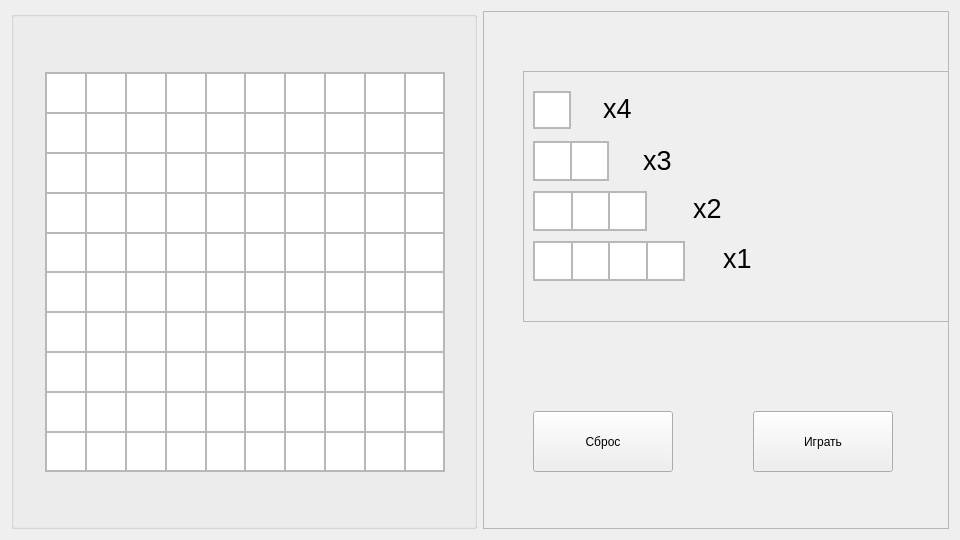
<?xml version="1.0" encoding="UTF-8"?>
<ui version="4.0">
 <class>Form</class>
 <widget class="QWidget" name="Form">
  <property name="geometry">
   <rect>
    <x>0</x>
    <y>0</y>
    <width>960</width>
    <height>540</height>
   </rect>
  </property>
  <property name="windowTitle">
   <string>Form</string>
  </property>
  <layout class="QHBoxLayout" name="horizontalLayout">
   <item>
    <widget class="QGroupBox" name="groupBox">
     <property name="title">
      <string/>
     </property>
     <widget class="QFrame" name="frame">
      <property name="geometry">
       <rect>
        <x>34</x>
        <y>61</y>
        <width>400</width>
        <height>400</height>
       </rect>
      </property>
      <property name="sizePolicy">
       <sizepolicy hsizetype="MinimumExpanding" vsizetype="MinimumExpanding">
        <horstretch>0</horstretch>
        <verstretch>0</verstretch>
       </sizepolicy>
      </property>
      <property name="frameShape">
       <enum>QFrame::StyledPanel</enum>
      </property>
      <property name="frameShadow">
       <enum>QFrame::Raised</enum>
      </property>
      <property name="lineWidth">
       <number>1</number>
      </property>
      <layout class="QVBoxLayout" name="verticalLayout">
       <property name="spacing">
        <number>0</number>
       </property>
       <property name="leftMargin">
        <number>0</number>
       </property>
       <property name="topMargin">
        <number>0</number>
       </property>
       <property name="rightMargin">
        <number>0</number>
       </property>
       <property name="bottomMargin">
        <number>0</number>
       </property>
       <item>
        <layout class="QHBoxLayout" name="horizontalLayout_0">
         <property name="spacing">
          <number>0</number>
         </property>
         <property name="sizeConstraint">
          <enum>QLayout::SetDefaultConstraint</enum>
         </property>
         <item>
          <widget class="QGraphicsView" name="graphicsView_1"/>
         </item>
         <item>
          <widget class="QGraphicsView" name="graphicsView_2"/>
         </item>
         <item>
          <widget class="QGraphicsView" name="graphicsView_3"/>
         </item>
         <item>
          <widget class="QGraphicsView" name="graphicsView_4"/>
         </item>
         <item>
          <widget class="QGraphicsView" name="graphicsView_5"/>
         </item>
         <item>
          <widget class="QGraphicsView" name="graphicsView_6"/>
         </item>
         <item>
          <widget class="QGraphicsView" name="graphicsView_7"/>
         </item>
         <item>
          <widget class="QGraphicsView" name="graphicsView_8"/>
         </item>
         <item>
          <widget class="QGraphicsView" name="graphicsView_9"/>
         </item>
         <item>
          <widget class="QGraphicsView" name="graphicsView_10"/>
         </item>
        </layout>
       </item>
       <item>
        <layout class="QHBoxLayout" name="horizontalLayout_1">
         <property name="spacing">
          <number>0</number>
         </property>
         <item>
          <widget class="QGraphicsView" name="graphicsView_11"/>
         </item>
         <item>
          <widget class="QGraphicsView" name="graphicsView_12"/>
         </item>
         <item>
          <widget class="QGraphicsView" name="graphicsView_13"/>
         </item>
         <item>
          <widget class="QGraphicsView" name="graphicsView_14"/>
         </item>
         <item>
          <widget class="QGraphicsView" name="graphicsView_15"/>
         </item>
         <item>
          <widget class="QGraphicsView" name="graphicsView_16"/>
         </item>
         <item>
          <widget class="QGraphicsView" name="graphicsView_17"/>
         </item>
         <item>
          <widget class="QGraphicsView" name="graphicsView_18"/>
         </item>
         <item>
          <widget class="QGraphicsView" name="graphicsView_19"/>
         </item>
         <item>
          <widget class="QGraphicsView" name="graphicsView_20"/>
         </item>
        </layout>
       </item>
       <item>
        <layout class="QHBoxLayout" name="horizontalLayout_2">
         <property name="spacing">
          <number>0</number>
         </property>
         <item>
          <widget class="QGraphicsView" name="graphicsView_21"/>
         </item>
         <item>
          <widget class="QGraphicsView" name="graphicsView_22"/>
         </item>
         <item>
          <widget class="QGraphicsView" name="graphicsView_23"/>
         </item>
         <item>
          <widget class="QGraphicsView" name="graphicsView_24"/>
         </item>
         <item>
          <widget class="QGraphicsView" name="graphicsView_25"/>
         </item>
         <item>
          <widget class="QGraphicsView" name="graphicsView_26"/>
         </item>
         <item>
          <widget class="QGraphicsView" name="graphicsView_27"/>
         </item>
         <item>
          <widget class="QGraphicsView" name="graphicsView_28"/>
         </item>
         <item>
          <widget class="QGraphicsView" name="graphicsView_29"/>
         </item>
         <item>
          <widget class="QGraphicsView" name="graphicsView_30"/>
         </item>
        </layout>
       </item>
       <item>
        <layout class="QHBoxLayout" name="horizontalLayout_3">
         <property name="spacing">
          <number>0</number>
         </property>
         <item>
          <widget class="QGraphicsView" name="graphicsView_31"/>
         </item>
         <item>
          <widget class="QGraphicsView" name="graphicsView_32"/>
         </item>
         <item>
          <widget class="QGraphicsView" name="graphicsView_33"/>
         </item>
         <item>
          <widget class="QGraphicsView" name="graphicsView_34"/>
         </item>
         <item>
          <widget class="QGraphicsView" name="graphicsView_35"/>
         </item>
         <item>
          <widget class="QGraphicsView" name="graphicsView_36"/>
         </item>
         <item>
          <widget class="QGraphicsView" name="graphicsView_37"/>
         </item>
         <item>
          <widget class="QGraphicsView" name="graphicsView_38"/>
         </item>
         <item>
          <widget class="QGraphicsView" name="graphicsView_39"/>
         </item>
         <item>
          <widget class="QGraphicsView" name="graphicsView_40"/>
         </item>
        </layout>
       </item>
       <item>
        <layout class="QHBoxLayout" name="horizontalLayout_4">
         <property name="spacing">
          <number>0</number>
         </property>
         <item>
          <widget class="QGraphicsView" name="graphicsView_41"/>
         </item>
         <item>
          <widget class="QGraphicsView" name="graphicsView_42"/>
         </item>
         <item>
          <widget class="QGraphicsView" name="graphicsView_43"/>
         </item>
         <item>
          <widget class="QGraphicsView" name="graphicsView_44"/>
         </item>
         <item>
          <widget class="QGraphicsView" name="graphicsView_45"/>
         </item>
         <item>
          <widget class="QGraphicsView" name="graphicsView_46"/>
         </item>
         <item>
          <widget class="QGraphicsView" name="graphicsView_47"/>
         </item>
         <item>
          <widget class="QGraphicsView" name="graphicsView_48"/>
         </item>
         <item>
          <widget class="QGraphicsView" name="graphicsView_49"/>
         </item>
         <item>
          <widget class="QGraphicsView" name="graphicsView_50"/>
         </item>
        </layout>
       </item>
       <item>
        <layout class="QHBoxLayout" name="horizontalLayout_5">
         <property name="spacing">
          <number>0</number>
         </property>
         <item>
          <widget class="QGraphicsView" name="graphicsView_51"/>
         </item>
         <item>
          <widget class="QGraphicsView" name="graphicsView_52"/>
         </item>
         <item>
          <widget class="QGraphicsView" name="graphicsView_53"/>
         </item>
         <item>
          <widget class="QGraphicsView" name="graphicsView_54"/>
         </item>
         <item>
          <widget class="QGraphicsView" name="graphicsView_55"/>
         </item>
         <item>
          <widget class="QGraphicsView" name="graphicsView_56"/>
         </item>
         <item>
          <widget class="QGraphicsView" name="graphicsView_57"/>
         </item>
         <item>
          <widget class="QGraphicsView" name="graphicsView_58"/>
         </item>
         <item>
          <widget class="QGraphicsView" name="graphicsView_59"/>
         </item>
         <item>
          <widget class="QGraphicsView" name="graphicsView_60"/>
         </item>
        </layout>
       </item>
       <item>
        <layout class="QHBoxLayout" name="horizontalLayout_6">
         <property name="spacing">
          <number>0</number>
         </property>
         <item>
          <widget class="QGraphicsView" name="graphicsView_61"/>
         </item>
         <item>
          <widget class="QGraphicsView" name="graphicsView_62"/>
         </item>
         <item>
          <widget class="QGraphicsView" name="graphicsView_63"/>
         </item>
         <item>
          <widget class="QGraphicsView" name="graphicsView_64"/>
         </item>
         <item>
          <widget class="QGraphicsView" name="graphicsView_65"/>
         </item>
         <item>
          <widget class="QGraphicsView" name="graphicsView_66"/>
         </item>
         <item>
          <widget class="QGraphicsView" name="graphicsView_67"/>
         </item>
         <item>
          <widget class="QGraphicsView" name="graphicsView_68"/>
         </item>
         <item>
          <widget class="QGraphicsView" name="graphicsView_69"/>
         </item>
         <item>
          <widget class="QGraphicsView" name="graphicsView_70"/>
         </item>
        </layout>
       </item>
       <item>
        <layout class="QHBoxLayout" name="horizontalLayout_7">
         <property name="spacing">
          <number>0</number>
         </property>
         <item>
          <widget class="QGraphicsView" name="graphicsView_71"/>
         </item>
         <item>
          <widget class="QGraphicsView" name="graphicsView_72"/>
         </item>
         <item>
          <widget class="QGraphicsView" name="graphicsView_73"/>
         </item>
         <item>
          <widget class="QGraphicsView" name="graphicsView_74"/>
         </item>
         <item>
          <widget class="QGraphicsView" name="graphicsView_75"/>
         </item>
         <item>
          <widget class="QGraphicsView" name="graphicsView_76"/>
         </item>
         <item>
          <widget class="QGraphicsView" name="graphicsView_77"/>
         </item>
         <item>
          <widget class="QGraphicsView" name="graphicsView_78"/>
         </item>
         <item>
          <widget class="QGraphicsView" name="graphicsView_79"/>
         </item>
         <item>
          <widget class="QGraphicsView" name="graphicsView_80"/>
         </item>
        </layout>
       </item>
       <item>
        <layout class="QHBoxLayout" name="horizontalLayout_8">
         <property name="spacing">
          <number>0</number>
         </property>
         <item>
          <widget class="QGraphicsView" name="graphicsView_81"/>
         </item>
         <item>
          <widget class="QGraphicsView" name="graphicsView_82"/>
         </item>
         <item>
          <widget class="QGraphicsView" name="graphicsView_83"/>
         </item>
         <item>
          <widget class="QGraphicsView" name="graphicsView_84"/>
         </item>
         <item>
          <widget class="QGraphicsView" name="graphicsView_85"/>
         </item>
         <item>
          <widget class="QGraphicsView" name="graphicsView_86"/>
         </item>
         <item>
          <widget class="QGraphicsView" name="graphicsView_87"/>
         </item>
         <item>
          <widget class="QGraphicsView" name="graphicsView_88"/>
         </item>
         <item>
          <widget class="QGraphicsView" name="graphicsView_89"/>
         </item>
         <item>
          <widget class="QGraphicsView" name="graphicsView_90"/>
         </item>
        </layout>
       </item>
       <item>
        <layout class="QHBoxLayout" name="horizontalLayout_9">
         <property name="spacing">
          <number>0</number>
         </property>
         <item>
          <widget class="QGraphicsView" name="graphicsView_91"/>
         </item>
         <item>
          <widget class="QGraphicsView" name="graphicsView_92"/>
         </item>
         <item>
          <widget class="QGraphicsView" name="graphicsView_93"/>
         </item>
         <item>
          <widget class="QGraphicsView" name="graphicsView_94"/>
         </item>
         <item>
          <widget class="QGraphicsView" name="graphicsView_95"/>
         </item>
         <item>
          <widget class="QGraphicsView" name="graphicsView_96"/>
         </item>
         <item>
          <widget class="QGraphicsView" name="graphicsView_97"/>
         </item>
         <item>
          <widget class="QGraphicsView" name="graphicsView_98"/>
         </item>
         <item>
          <widget class="QGraphicsView" name="graphicsView_99"/>
         </item>
         <item>
          <widget class="QGraphicsView" name="graphicsView_100"/>
         </item>
        </layout>
       </item>
      </layout>
     </widget>
    </widget>
   </item>
   <item>
    <widget class="QFrame" name="frame_2">
     <property name="acceptDrops">
      <bool>false</bool>
     </property>
     <property name="frameShape">
      <enum>QFrame::StyledPanel</enum>
     </property>
     <property name="frameShadow">
      <enum>QFrame::Raised</enum>
     </property>
     <widget class="QFrame" name="frame_3">
      <property name="geometry">
       <rect>
        <x>40</x>
        <y>60</y>
        <width>430</width>
        <height>251</height>
       </rect>
      </property>
      <property name="frameShape">
       <enum>QFrame::StyledPanel</enum>
      </property>
      <property name="frameShadow">
       <enum>QFrame::Raised</enum>
      </property>
      <widget class="QFrame" name="frame_5">
       <property name="geometry">
        <rect>
         <x>10</x>
         <y>70</y>
         <width>76</width>
         <height>40</height>
        </rect>
       </property>
       <property name="acceptDrops">
        <bool>true</bool>
       </property>
       <property name="frameShape">
        <enum>QFrame::StyledPanel</enum>
       </property>
       <property name="frameShadow">
        <enum>QFrame::Raised</enum>
       </property>
       <property name="lineWidth">
        <number>0</number>
       </property>
       <layout class="QVBoxLayout" name="verticalLayout_2">
        <property name="spacing">
         <number>1</number>
        </property>
        <property name="leftMargin">
         <number>0</number>
        </property>
        <property name="topMargin">
         <number>0</number>
        </property>
        <property name="rightMargin">
         <number>0</number>
        </property>
        <property name="bottomMargin">
         <number>0</number>
        </property>
        <item>
         <layout class="QHBoxLayout" name="horizontalLayout_11">
          <property name="spacing">
           <number>0</number>
          </property>
          <item>
           <widget class="QGraphicsView" name="graphicsView_101">
            <property name="frameShape">
             <enum>QFrame::StyledPanel</enum>
            </property>
            <property name="frameShadow">
             <enum>QFrame::Sunken</enum>
            </property>
            <property name="lineWidth">
             <number>1</number>
            </property>
           </widget>
          </item>
          <item>
           <widget class="QGraphicsView" name="graphicsView_102">
            <property name="frameShape">
             <enum>QFrame::StyledPanel</enum>
            </property>
            <property name="lineWidth">
             <number>1</number>
            </property>
           </widget>
          </item>
         </layout>
        </item>
       </layout>
      </widget>
      <widget class="QFrame" name="frame_6">
       <property name="geometry">
        <rect>
         <x>10</x>
         <y>120</y>
         <width>114</width>
         <height>40</height>
        </rect>
       </property>
       <property name="frameShape">
        <enum>QFrame::StyledPanel</enum>
       </property>
       <property name="frameShadow">
        <enum>QFrame::Raised</enum>
       </property>
       <property name="lineWidth">
        <number>0</number>
       </property>
       <layout class="QVBoxLayout" name="verticalLayout_3">
        <property name="leftMargin">
         <number>0</number>
        </property>
        <property name="topMargin">
         <number>0</number>
        </property>
        <property name="rightMargin">
         <number>0</number>
        </property>
        <property name="bottomMargin">
         <number>0</number>
        </property>
        <item>
         <layout class="QHBoxLayout" name="horizontalLayout_12">
          <property name="spacing">
           <number>0</number>
          </property>
          <item>
           <widget class="QGraphicsView" name="graphicsView_103"/>
          </item>
          <item>
           <widget class="QGraphicsView" name="graphicsView_104"/>
          </item>
          <item>
           <widget class="QGraphicsView" name="graphicsView_105">
            <property name="lineWidth">
             <number>0</number>
            </property>
           </widget>
          </item>
         </layout>
        </item>
       </layout>
      </widget>
      <widget class="QFrame" name="frame_7">
       <property name="geometry">
        <rect>
         <x>10</x>
         <y>170</y>
         <width>152</width>
         <height>40</height>
        </rect>
       </property>
       <property name="frameShape">
        <enum>QFrame::StyledPanel</enum>
       </property>
       <property name="frameShadow">
        <enum>QFrame::Raised</enum>
       </property>
       <layout class="QVBoxLayout" name="verticalLayout_4">
        <property name="leftMargin">
         <number>0</number>
        </property>
        <property name="topMargin">
         <number>0</number>
        </property>
        <property name="rightMargin">
         <number>0</number>
        </property>
        <property name="bottomMargin">
         <number>0</number>
        </property>
        <item>
         <layout class="QHBoxLayout" name="horizontalLayout_13">
          <property name="spacing">
           <number>0</number>
          </property>
          <item>
           <widget class="QGraphicsView" name="graphicsView_106"/>
          </item>
          <item>
           <widget class="QGraphicsView" name="graphicsView_107"/>
          </item>
          <item>
           <widget class="QGraphicsView" name="graphicsView_108"/>
          </item>
          <item>
           <widget class="QGraphicsView" name="graphicsView_109"/>
          </item>
         </layout>
        </item>
       </layout>
      </widget>
      <widget class="QLabel" name="label_1">
       <property name="geometry">
        <rect>
         <x>80</x>
         <y>20</y>
         <width>34</width>
         <height>34</height>
        </rect>
       </property>
       <property name="font">
        <font>
         <pointsize>20</pointsize>
        </font>
       </property>
       <property name="text">
        <string>x4</string>
       </property>
      </widget>
      <widget class="QFrame" name="frame_4">
       <property name="geometry">
        <rect>
         <x>10</x>
         <y>20</y>
         <width>38</width>
         <height>38</height>
        </rect>
       </property>
       <property name="acceptDrops">
        <bool>true</bool>
       </property>
       <property name="frameShape">
        <enum>QFrame::StyledPanel</enum>
       </property>
       <property name="frameShadow">
        <enum>QFrame::Raised</enum>
       </property>
       <property name="lineWidth">
        <number>1</number>
       </property>
       <layout class="QVBoxLayout" name="verticalLayout_5">
        <property name="leftMargin">
         <number>0</number>
        </property>
        <property name="topMargin">
         <number>0</number>
        </property>
        <property name="rightMargin">
         <number>0</number>
        </property>
        <property name="bottomMargin">
         <number>0</number>
        </property>
        <item>
         <widget class="QGraphicsView" name="graphicsView">
          <property name="lineWidth">
           <number>1</number>
          </property>
         </widget>
        </item>
       </layout>
      </widget>
      <widget class="QLabel" name="label_2">
       <property name="geometry">
        <rect>
         <x>120</x>
         <y>72</y>
         <width>34</width>
         <height>34</height>
        </rect>
       </property>
       <property name="font">
        <font>
         <pointsize>20</pointsize>
        </font>
       </property>
       <property name="text">
        <string>x3</string>
       </property>
      </widget>
      <widget class="QLabel" name="label_3">
       <property name="geometry">
        <rect>
         <x>170</x>
         <y>120</y>
         <width>34</width>
         <height>34</height>
        </rect>
       </property>
       <property name="font">
        <font>
         <pointsize>20</pointsize>
        </font>
       </property>
       <property name="text">
        <string>x2</string>
       </property>
      </widget>
      <widget class="QLabel" name="label_4">
       <property name="geometry">
        <rect>
         <x>200</x>
         <y>170</y>
         <width>34</width>
         <height>34</height>
        </rect>
       </property>
       <property name="font">
        <font>
         <pointsize>20</pointsize>
        </font>
       </property>
       <property name="text">
        <string>x1</string>
       </property>
      </widget>
     </widget>
     <widget class="QPushButton" name="pushButton_1">
      <property name="geometry">
       <rect>
        <x>50</x>
        <y>400</y>
        <width>140</width>
        <height>61</height>
       </rect>
      </property>
      <property name="text">
       <string>Сброс</string>
      </property>
     </widget>
     <widget class="QPushButton" name="pushButton_2">
      <property name="geometry">
       <rect>
        <x>270</x>
        <y>400</y>
        <width>140</width>
        <height>61</height>
       </rect>
      </property>
      <property name="text">
       <string>Играть</string>
      </property>
     </widget>
    </widget>
   </item>
  </layout>
 </widget>
 <resources/>
 <connections/>
</ui>
